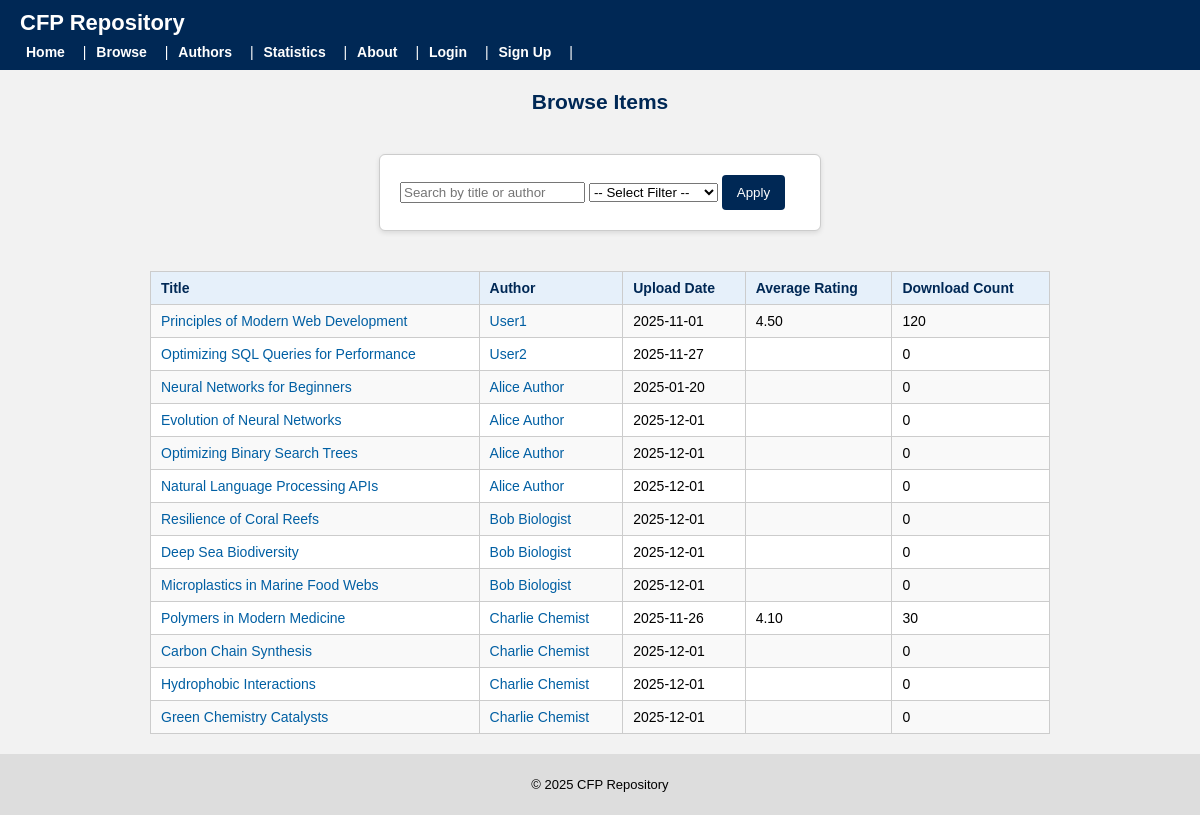
Screenshot of /browse.php with the database file from the repository.
### tables this page shows
CREATE TABLE `text` (
  `text_id` int(11) NOT NULL,
  `author_orcid` varchar(20) DEFAULT NULL,
  `title` varchar(255) NOT NULL,
  `abstract` text DEFAULT NULL,
  `topic` varchar(100) DEFAULT NULL,
  `version` int(11) NOT NULL DEFAULT 1,
  `upload_date` date NOT NULL,
  `status` enum('draft','under_review','published','archived') DEFAULT 'draft',
  `download_count` int(11) DEFAULT NULL,
  `total_donations` decimal(10,2) DEFAULT NULL,
  `avg_rating` decimal(3,2) DEFAULT NULL
);

CREATE TABLE `member` (
  `member_id` int(11) NOT NULL,
  `name` varchar(100) NOT NULL,
  `organization` varchar(100) NOT NULL,
  `primary_email` varchar(100) NOT NULL,
  `recovery_email` varchar(100) DEFAULT NULL,
  `password_hash` varchar(255) NOT NULL,
  `pseudonym` varchar(50) NOT NULL,
  `verification_matrix` varchar(255) DEFAULT NULL,
  `matrix_expiry_date` date DEFAULT NULL,
  `join_date` date NOT NULL,
  `status` enum('active','suspended','blacklisted') DEFAULT 'active',
  `download_limit` int(11) DEFAULT NULL,
  `street` varchar(100) DEFAULT NULL,
  `city` varchar(50) DEFAULT NULL,
  `state` varchar(50) DEFAULT NULL,
  `country` varchar(50) DEFAULT NULL,
  `postal_code` varchar(20) DEFAULT NULL,
  `introduced_by` int(11) DEFAULT NULL
);

### browse.php (the view, shortened to what this page needs)
<?php
require 'db.php';
include 'header.php';
$search = '';
$query = "SELECT
            t.text_id,
            t.title,
            t.upload_date,
            t.avg_rating,
            t.download_count,
            a.orcid,
            m.name
          FROM text t, member m, author a
          WHERE t.author_orcid = a.orcid
            AND a.member_id = m.member_id
            AND t.status = 'published' ";
$result = mysqli_query($conn, $query);
?>
<h2 class="centered-title">Browse Items</h2>
<form method="GET" action="browse.php" class="centered-form">
    <input type="text" name="search" placeholder="Search by title or author" value="<?php echo htmlspecialchars($search); ?>">
    <select name="filter">
        <option value="">-- Select Filter --</option>
    </select>
    <button type="submit">Apply</button>
</form>
<table>
    <tr>
        <th>Title</th>
        <th>Author</th>
        <th>Upload Date</th>
        <th>Average Rating</th>
        <th>Download Count</th>
    </tr>
    <?php while ($row = mysqli_fetch_assoc($result)) { ?>
    <tr>
        <td><a href="item.php?text_id=<?php echo $row['text_id']; ?>"><?php echo htmlspecialchars($row['title']); ?></a></td>
        <td><a href="author_info.php?orcid=<?php echo $row['orcid']; ?>"><?php echo htmlspecialchars($row['name']); ?></a></td>
        <td><?php echo htmlspecialchars($row['upload_date']); ?></td>
        <td><?php echo htmlspecialchars($row['avg_rating']); ?></td>
        <td><?php echo htmlspecialchars($row['download_count']); ?></td>
    </tr>
    <?php } ?>
</table>
<?php include 'footer.php'; ?>

### css/style.css (style rules this page uses)
:root { --primary: #002855; --secondary: #f2f2f2; --accent: #005fa3; --danger: #b30000; }
body { font-family: Arial, Helvetica, sans-serif; font-size: 14px; margin: 0; padding: 0 20px; background-color: var(--secondary); }
h2, h3, h4 { margin-top: 20px; margin-bottom: 10px; color: var(--primary); }
table { border-collapse: collapse; width: 100%; margin: 10px 0 20px 0; background-color: #ffffff; }
th, td { border: 1px solid #cccccc; padding: 8px 10px; text-align: left; vertical-align: top; }
th { background-color: #e6f0fa; font-weight: bold; color: var(--primary); }
tr:nth-child(even) { background-color: #f9f9f9; }
a { color: var(--accent); text-decoration: none; }
form { max-width: 400px; padding: 20px; background-color: white; border: 1px solid #ccc; border-radius: 6px; box-shadow: 1px 1px 5px rgba(0,0,0,0.05); margin-bottom: 30px; }
button[type="submit"] { background-color: var(--primary); color: white; padding: 10px 15px; border: none; border-radius: 4px; cursor: pointer; }
table { border-collapse: collapse; width: 80%; max-width: 900px; margin: 10px auto 20px; background-color: #ffffff; }
.centered-form { max-width: 400px; margin: 40px auto; padding: 20px; background-color: #ffffff; border: 1px solid #cccccc; border-radius: 6px; box-shadow: 0 2px 5px rgba(0, 0, 0, 0.1); }
.centered-title { text-align: center; }

### rows the page displays
text: title "Principles of Modern Web Development", member.name "User1", upload_date "2025-11-01", avg_rating "4.50", download_count "120"
text: title "Optimizing SQL Queries for Performance", member.name "User2", upload_date "2025-11-27", download_count "0"
text: title "Neural Networks for Beginners", member.name "Alice Author", upload_date "2025-01-20", download_count "0"
text: title "Evolution of Neural Networks", member.name "Alice Author", upload_date "2025-12-01", download_count "0"
text: title "Optimizing Binary Search Trees", member.name "Alice Author", upload_date "2025-12-01", download_count "0"
text: title "Natural Language Processing APIs", member.name "Alice Author", upload_date "2025-12-01", download_count "0"
text: title "Resilience of Coral Reefs", member.name "Bob Biologist", upload_date "2025-12-01", download_count "0"
text: title "Deep Sea Biodiversity", member.name "Bob Biologist", upload_date "2025-12-01", download_count "0"
text: title "Microplastics in Marine Food Webs", member.name "Bob Biologist", upload_date "2025-12-01", download_count "0"
text: title "Polymers in Modern Medicine", member.name "Charlie Chemist", upload_date "2025-11-26", avg_rating "4.10", download_count "30"
text: title "Carbon Chain Synthesis", member.name "Charlie Chemist", upload_date "2025-12-01", download_count "0"
text: title "Hydrophobic Interactions", member.name "Charlie Chemist", upload_date "2025-12-01", download_count "0"
text: title "Green Chemistry Catalysts", member.name "Charlie Chemist", upload_date "2025-12-01", download_count "0"
